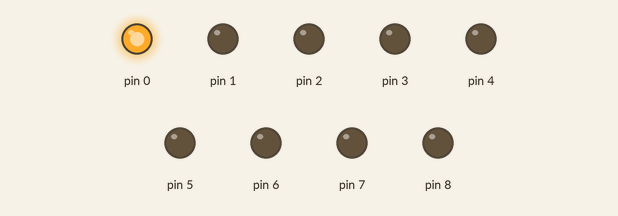
The sketch below on a simulated Arduino Uno, built with avr-gcc and run on an emulated ATmega328P. On the bench: output pins drawn as LEDs (lit = HIGH).

Above: at 0.05 s.
At 0.75 s:
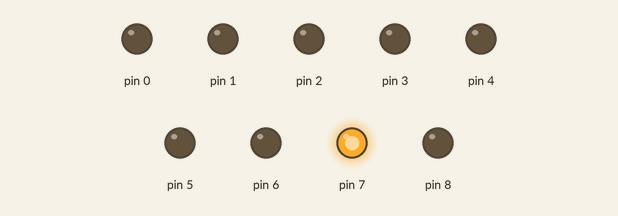
At 1.45 s:
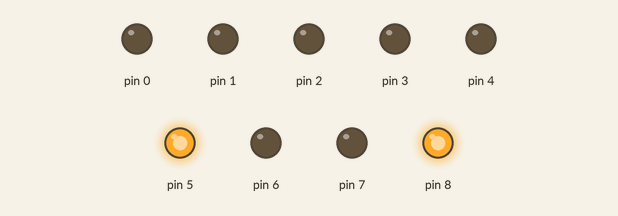
At 2.85 s:
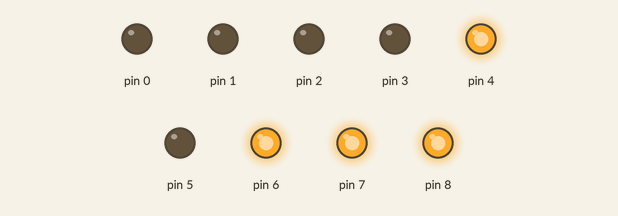
At 4.25 s:
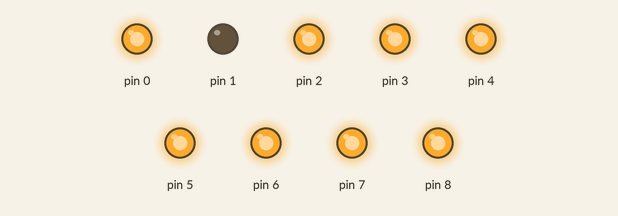
At 5.65 s:
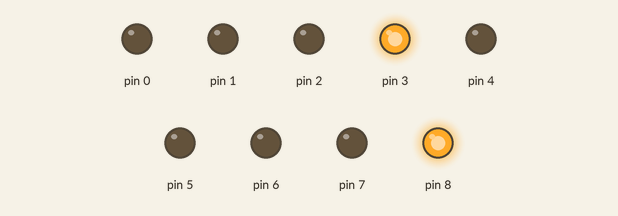
Timing chart, 0 to 6.0 s (numbered marks = the images above):
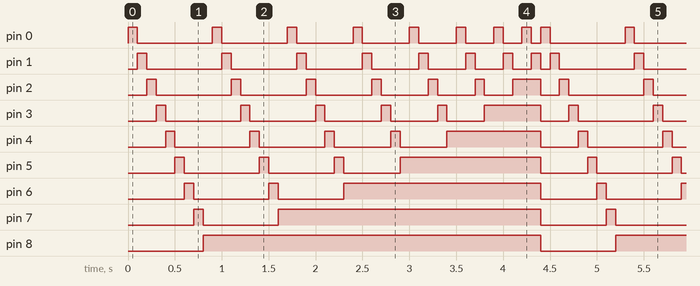

Measured:
- by itself, pin 5: repeats every 4.4 s: LOW 0.80 s, HIGH 0.10 s, LOW 0.70 s, HIGH 0.10 s, LOW 0.60 s, HIGH 1.5 s, LOW 0.50 s, HIGH 0.10 s
- by itself, pin 6: repeats every 4.4 s: LOW 0.80 s, HIGH 0.10 s, LOW 0.70 s, HIGH 2.1 s, LOW 0.60 s, HIGH 0.10 s
- by itself, pin 7: repeats every 4.4 s: LOW 0.80 s, HIGH 2.8 s, LOW 0.70 s, HIGH 0.10 s
- by itself, pin 8: alternates HIGH for 3.6 s and LOW for 0.80 s
- by itself, pin 4: repeats every 4.4 s: LOW 0.80 s, HIGH 0.10 s, LOW 0.70 s, HIGH 0.10 s, LOW 0.60 s, HIGH 0.10 s, LOW 0.50 s, HIGH 1.0 s, LOW 0.40 s, HIGH 0.10 s
- by itself, pin 3: repeats every 4.4 s: LOW 0.80 s, HIGH 0.10 s, LOW 0.70 s, HIGH 0.10 s, LOW 0.60 s, HIGH 0.10 s, LOW 0.50 s, HIGH 0.10 s, LOW 0.40 s, HIGH 0.60 s, LOW 0.30 s, HIGH 0.10 s

The sketch:

project4.ino
```cpp
void setup() {
  // put your setup code here, to run once:
for(int i=0; i<=8; i++){
  pinMode(i, OUTPUT);
  }
}

void loop() {
  // put your main code here, to run repeatedly:
  for(int i = 8; i>=1; i--){
    for(int j=0; j<=i; j++){
      digitalWrite(j, 1);
      delay(100);
      digitalWrite(j,0);
      }
      digitalWrite(i,1);
    }
   for(int i=0; i<=8; i++){
      digitalWrite(i, 0);
    }
}
```
